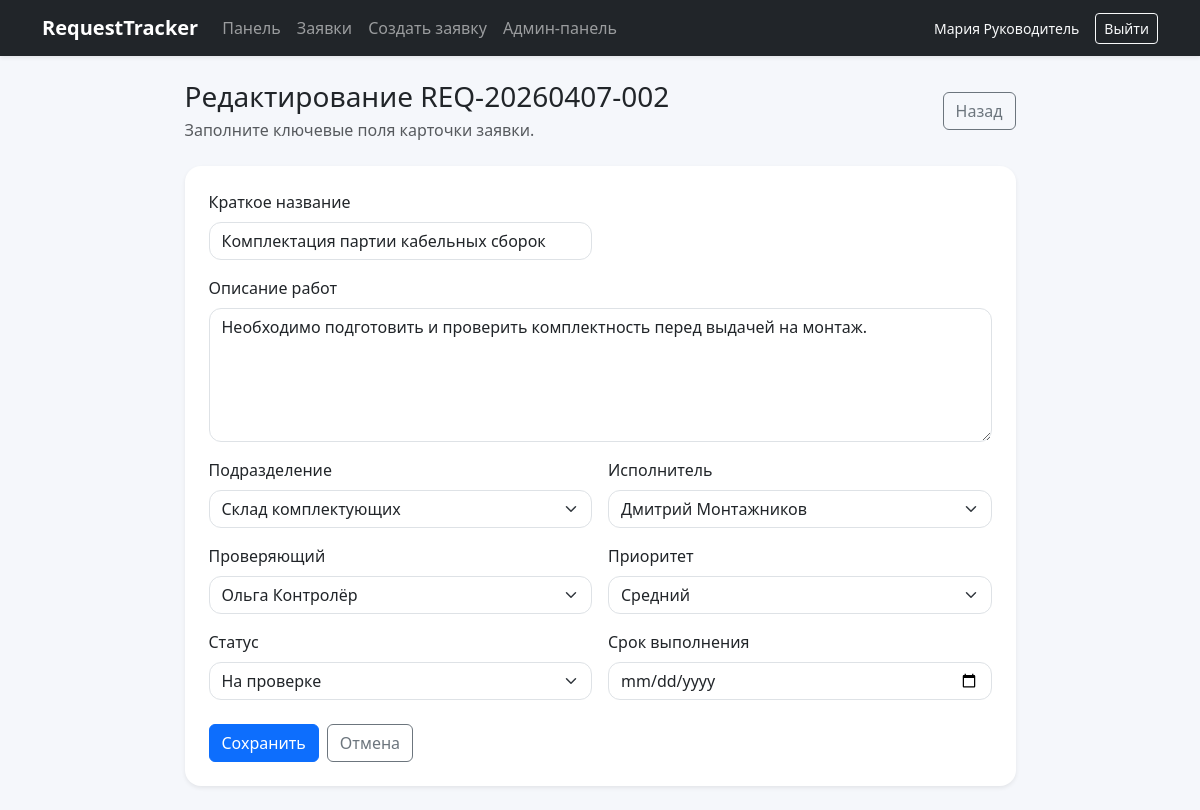
Screenshot of /tickets/2/edit/ (signed in) with the database file from the repository.
### tickets/models.py (models this page shows, shortened)
class Ticket(models.Model):
    class Status(models.TextChoices):
        NEW = 'new', 'Новая'
        IN_PROGRESS = 'in_progress', 'В работе'
        ON_REVIEW = 'on_review', 'На проверке'
        COMPLETED = 'completed', 'Завершена'
        REJECTED = 'rejected', 'Отклонена'
    class Priority(models.TextChoices):
        LOW = 'low', 'Низкий'
        MEDIUM = 'medium', 'Средний'
        HIGH = 'high', 'Высокий'
        CRITICAL = 'critical', 'Критический'
    number = models.CharField('Номер заявки', max_length=20, unique=True, editable=False)
    title = models.CharField('Краткое название', max_length=200)
    description = models.TextField('Описание работ')
    department = models.ForeignKey(
        Department,
        on_delete=models.PROTECT,
        related_name='tickets',
        verbose_name='Подразделение',
    )
    initiator = models.ForeignKey(
        settings.AUTH_USER_MODEL,
        on_delete=models.PROTECT,
        related_name='created_tickets',
        verbose_name='Инициатор',
    )
    assignee = models.ForeignKey(
        settings.AUTH_USER_MODEL,
        on_delete=models.SET_NULL,
        related_name='assigned_tickets',
        verbose_name='Исполнитель',
        blank=True,
        null=True,
    )
    controller = models.ForeignKey(
        settings.AUTH_USER_MODEL,
        on_delete=models.SET_NULL,
        related_name='controlled_tickets',
        verbose_name='Проверяющий',
        blank=True,
        null=True,
    )
    status = models.CharField(
        'Статус', max_length=20, choices=Status.choices, default=Status.NEW
    )
    priority = models.CharField(
        'Приоритет', max_length=20, choices=Priority.choices, default=Priority.MEDIUM
    )
    due_date = models.DateField('Срок выполнения', blank=True, null=True)
    created_at = models.DateTimeField('Создана', auto_now_add=True)
    updated_at = models.DateTimeField('Обновлена', auto_now=True)
    class Meta:
        verbose_name = 'Заявка'
        verbose_name_plural = 'Заявки'
        ordering = ['-created_at']

### tickets/views.py (the view)
# urls.py: path('tickets/<int:pk>/edit/', views.ticket_update, name='ticket_update'),
@login_required
def ticket_update(request: HttpRequest, pk: int) -> HttpResponse:
    ticket = get_object_or_404(Ticket, pk=pk)
    if not can_edit_ticket(request.user, ticket):
        raise Http404('Заявка не найдена.')
    old_status = ticket.status
    if request.method == 'POST':
        form = TicketForm(request.POST, instance=ticket, user=request.user)
        if form.is_valid():
            updated_ticket = form.save()
            record_status_change(updated_ticket, request.user, old_status, updated_ticket.status, 'Статус изменён через форму редактирования')
            messages.success(request, f'Заявка {updated_ticket.number} обновлена.')
            return redirect('ticket_detail', pk=updated_ticket.pk)
    else:
        form = TicketForm(instance=ticket, user=request.user)
    return render(request, 'tickets/ticket_form.html', {'form': form, 'title': f'Редактирование {ticket.number}', 'ticket': ticket})

### tickets/forms.py (called while the page is built)
    @staticmethod
    def user_label(user):
        full_name = user.get_full_name().strip()
        return full_name if full_name else user.username

### tickets/models.py (called while the page is built)
    def __str__(self) -> str:
        return self.name

### tickets/utils.py (called while the page is built)
def user_group_names(user) -> set[str]:
    if not getattr(user, 'is_authenticated', False):
        return set()
    return set(user.groups.values_list('name', flat=True))

def is_manager(user) -> bool:
    return bool(getattr(user, 'is_superuser', False) or MANAGER_GROUPS.intersection(user_group_names(user)))

def can_edit_ticket(user, ticket: Ticket) -> bool:
    if is_manager(user):
        return True
    return ticket.initiator_id == user.id or ticket.assignee_id == user.id

### templates/tickets/ticket_form.html (shortened to what this page needs)
{% extends 'base.html' %}
{% block content %}
<div class="row justify-content-center">
    <div class="col-lg-9">
        <div class="d-flex justify-content-between align-items-center mb-4">
            <div>
                <h1 class="h3 mb-1">{{ title }}</h1>
                <p class="text-muted mb-0">Заполните ключевые поля карточки заявки.</p>
            </div>
            <a href="{% if ticket %}{% url 'ticket_detail' ticket.pk %}{% else %}{% url 'ticket_list' %}{% endif %}" class="btn btn-outline-secondary">Назад</a>
        </div>
        <div class="card border-0 shadow-sm">
            <div class="card-body p-4">
                <form method="post">
                    <div class="row g-3">
                        {% for field in form %}
                            <div class="col-md-{% if field.name == 'description' %}12{% else %}6{% endif %}">
                                <label class="form-label" for="{{ field.id_for_label }}">{{ field.label }}</label>
                                {{ field }}
                            </div>
                        {% endfor %}
                    </div>
                    <div class="mt-4 d-flex gap-2">
                        <button class="btn btn-primary" type="submit">Сохранить</button>
                        <a class="btn btn-outline-secondary" href="{% if ticket %}{% url 'ticket_detail' ticket.pk %}{% else %}{% url 'ticket_list' %}{% endif %}">Отмена</a>
                    </div>
                </form>
            </div>
        </div>
    </div>
</div>
{% endblock %}

### templates/base.html (shortened to what this page needs)
{% load static %}
<!DOCTYPE html>
<html lang="ru">
<head>
    <link href="https://cdn.jsdelivr.net/npm/bootstrap@5.3.3/dist/css/bootstrap.min.css" rel="stylesheet">
    <link rel="stylesheet" href="{% static 'css/styles.css' %}">
</head>
<body>
<nav class="navbar navbar-expand-lg navbar-dark bg-dark shadow-sm">
    <div class="container">
        <a class="navbar-brand fw-semibold" href="{% url 'dashboard' %}">RequestTracker</a>
        <div class="collapse navbar-collapse" id="mainNav">
            {% if user.is_authenticated %}
                <ul class="navbar-nav me-auto mb-2 mb-lg-0">
                    <li class="nav-item"><a class="nav-link" href="{% url 'dashboard' %}">Панель</a></li>
                    <li class="nav-item"><a class="nav-link" href="{% url 'ticket_list' %}">Заявки</a></li>
                    <li class="nav-item"><a class="nav-link" href="{% url 'ticket_create' %}">Создать заявку</a></li>
                    <li class="nav-item"><a class="nav-link" href="/admin/">Админ-панель</a></li>
                </ul>
                <div class="d-flex align-items-center gap-3 text-light small">
                    <span>{{ user.get_full_name|default:user.username }}</span>
                    <form method="post" action="{% url 'logout' %}">
                        <button class="btn btn-outline-light btn-sm" type="submit">Выйти</button>
                    </form>
                </div>
            {% endif %}
        </div>
    </div>
</nav>
<main class="container py-4">
    {% block content %}{% endblock %}
</main>
</body>
</html>

### static/css/styles.css (style rules this page uses)
body { background: #f5f7fb; }
.card { border-radius: 1rem; }
textarea, input, select { border-radius: 0.75rem !important; }

### rows the page displays
Ticket: form "Комплектация партии кабельных сборок" "Необходимо подготовить и проверить комплектность перед выдачей на монтаж." "Склад комплектующих" "Дмитрий Монтажников" "Ольга Контролёр" "Средний" "На проверке"

### other values shown
{{ user.get_full_name|default:user.username }} "Мария Руководитель"
{{ title }} "Редактирование REQ-20260407-002"
{{ field.label }} "Краткое название" "Описание работ" "Подразделение" "Исполнитель" "Проверяющий" "Приоритет" "Статус" "Срок выполнения"
